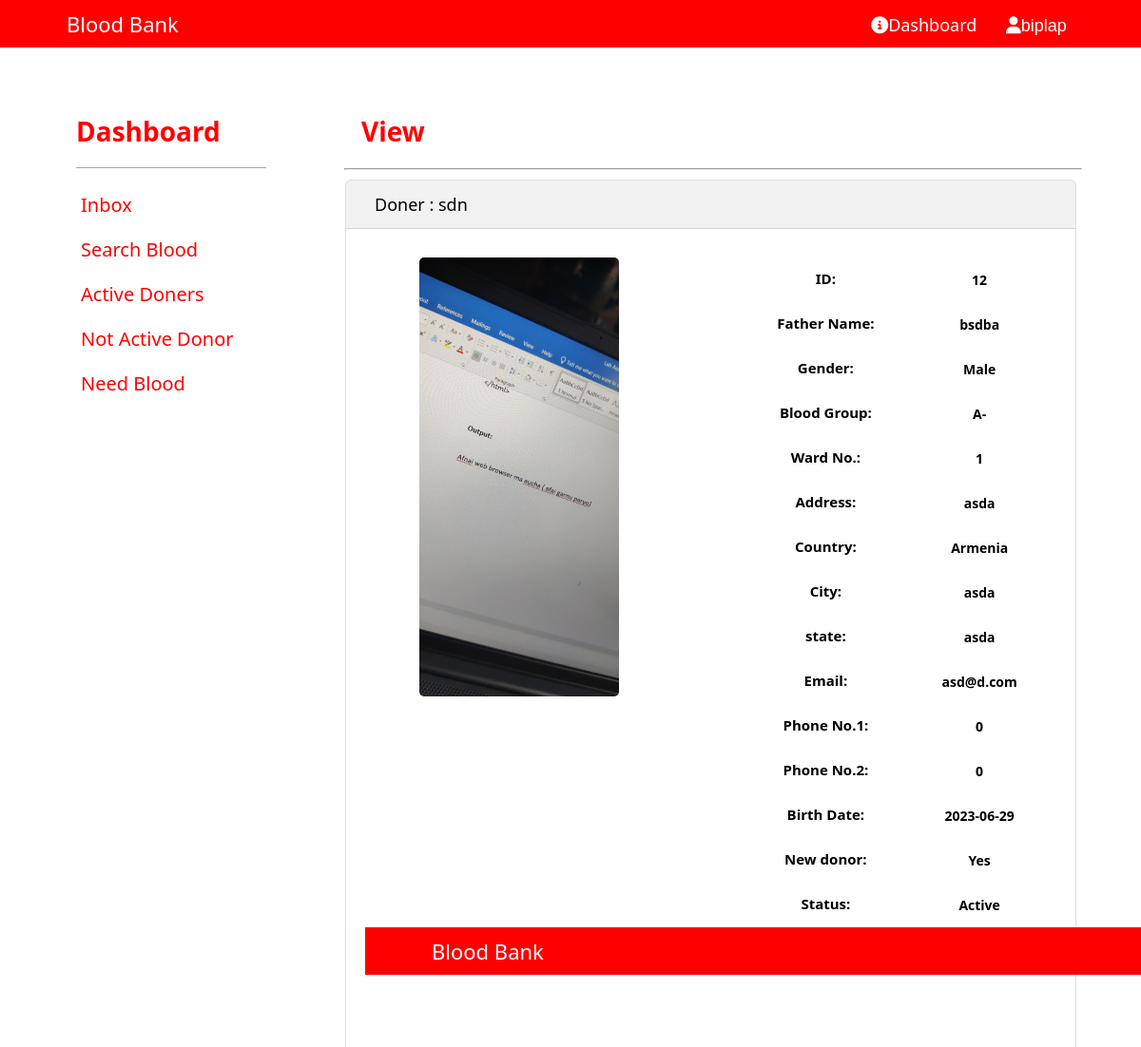
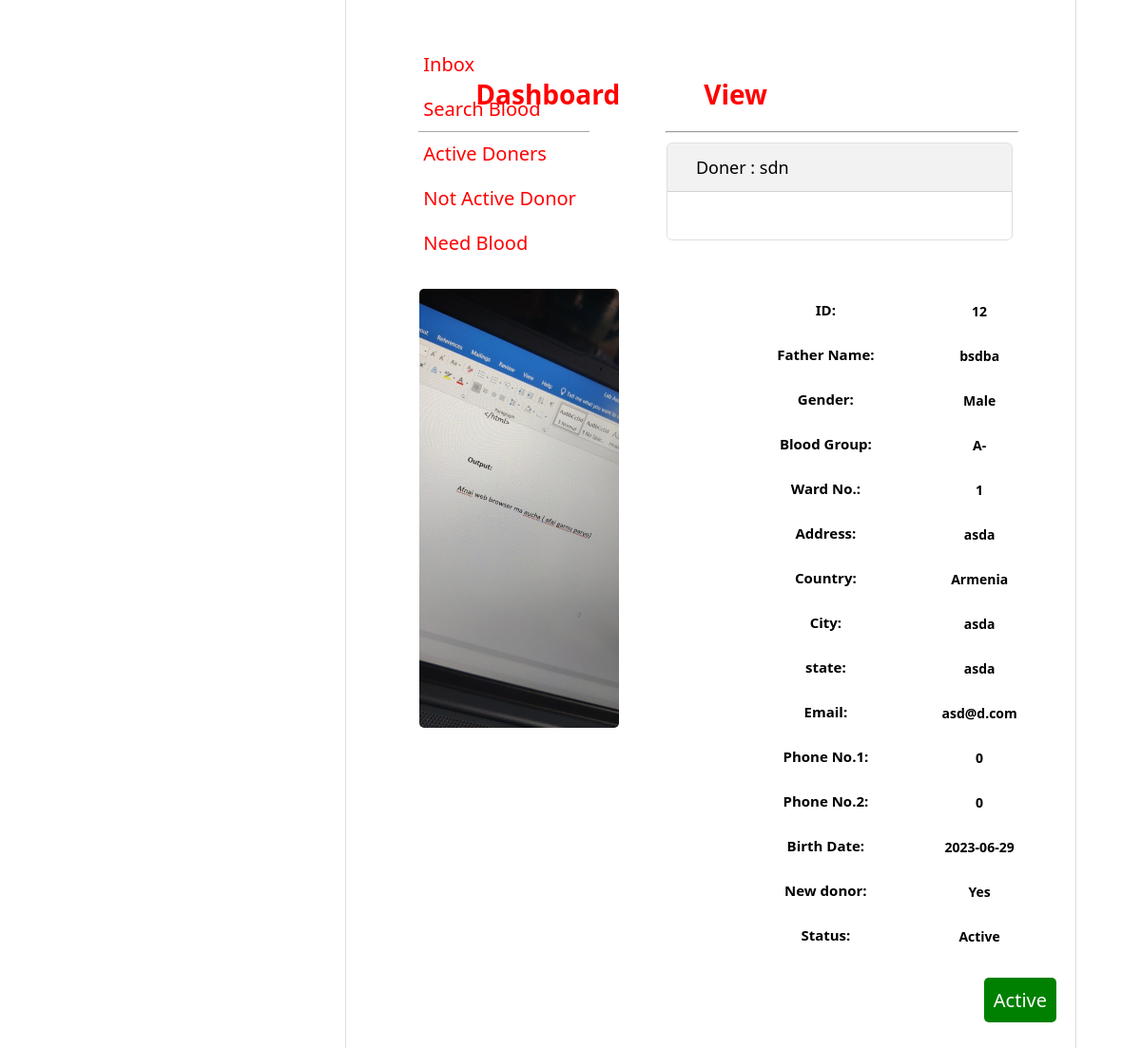
Screenshot of /dust/chatview.php?id=12 (signed in) with the database file from the repository (2 pictures, top to bottom).
### tables this page shows
CREATE TABLE `donors` (
  `id` int(11) NOT NULL,
  `fullname` varchar(100) NOT NULL,
  `fathername` varchar(100) NOT NULL,
  `gender` varchar(100) NOT NULL,
  `bloodgroup` varchar(100) NOT NULL,
  `country` varchar(100) NOT NULL,
  `city` varchar(100) NOT NULL,
  `state` varchar(100) NOT NULL,
  `wardno` int(100) NOT NULL,
  `address` varchar(250) NOT NULL,
  `email` varchar(100) NOT NULL,
  `phone1` int(20) NOT NULL,
  `phone2` int(20) NOT NULL,
  `birthdate` date NOT NULL,
  `newdonor` varchar(100) NOT NULL,
  `photo` varchar(100) NOT NULL,
  `ihaveread` varchar(100) NOT NULL,
  `iagree` varchar(100) NOT NULL,
  `status` varchar(100) NOT NULL
);

### dust/chatview.php (the view, shortened to what this page needs)
<?php
 include "../header/header.php";
include "../admin/admin.php";
include "../database/dbConnect.php";
$id=$_GET["id"];
$q="SELECT * FROM `donors` WHERE id=$id";
$result=mysqli_query($con,$q);
$row=mysqli_fetch_array($result,MYSQLI_ASSOC);
$photo=$row['photo'];
?>
<div class="adminContent">
    <h1>View </h1>
    <hr>
    <div class="main-content">
        <div class="title"><?php echo "Doner : "  . $row ["fullname"];?></div>
        <div class="content">
        </div>
        <div class="viewitem">
            <div class="viewitemsbox">
                <div> <img class="responsive" width="200px" src="../img/donor_images/<?php echo $photo ?>" alt="Image"
                        srcset=""></div>
            </div>
            <div class="viewitemsbox">
                <div class="viewitems">
                    <h2>ID:</h2>
                    <h3><?php echo $row ["id"];?></h3>
                </div>
                <div class="viewitems">
                    <h2>Father Name:</h2>
                    <h3><?php echo $row ["fathername"];?></h3>
                </div>
                <div class="viewitems">
                    <h2>Gender: </h2>
                    <h3><?php echo $row ["gender"];?></h3>
                </div>
                <div class="viewitems">
                    <h2>Blood Group:</h2>
                    <h3><?php echo $row ["bloodgroup"];?></h3>
                </div>
                <div class="viewitems">
                    <h2>Ward No.:</h2>
                    <h3><?php echo $row ["wardno"];?></h3>
                </div>
                <div class="viewitems">
                    <h2>Address:</h2>
                    <h3><?php echo $row ["address"];?></h3>
                </div>
                <div class="viewitems">
                    <h2>Country: </h2>
                    <h3><?php echo $row ["country"];?></h3>
                </div>
                <div class="viewitems">
                    <h2>City: </h2>
                    <h3><?php echo $row ["city"];?></h3>
                </div>
                <div class="viewitems">
                    <h2>state: </h2>
                    <h3><?php echo $row ["state"];?></h3>
                </div>
                <div class="viewitems">
                    <h2>Email:</h2>
                    <h3><?php echo $row ["email"];?></h3>
                </div>
                <div class="viewitems">
                    <h2>Phone No.1: </h2>
                    <h3><?php echo $row ["phone1"];?></h3>
                </div>
                <div class="viewitems">
                    <h2>Phone No.2:</h2>
                    <h3><?php echo $row ["phone2"];?></h3>
                </div>
                <div class="viewitems">
                    <h2>Birth Date: </h2>
                    <h3><?php echo $row ["birthdate"];?></h3>
                </div>
                <div class="viewitems">
                    <h2>New donor: </h2>
                    <h3><?php echo $row ["newdonor"];?></h3>
                </div>
                <div class="viewitems">
                    <h2>Status: </h2>
                    <h3><?php echo $row ["status"];?></h3>
                </div>
            </div>
        </div>
        <div></div><a class="activateviewbtn" href="../Activate/activatedoner.php?id=<?php echo $id;?>">Activate</a>
    </div>
</div>
<?php
include "../header/header.php";
include "../admin/admin.php";
include "../database/dbConnect.php";
$id = $_GET["id"];
$q = "SELECT * FROM `donors` WHERE id=$id";
$result = mysqli_query($con, $q);
$row = mysqli_fetch_array($result, MYSQLI_ASSOC);
$photo = $row['photo'];
$status = $row["status"];
$buttonColor = ($status == "Active") ? "green" : "red";
?>
<div class="adminContent">
    <h1>View </h1>
    <hr>
    <div class="main-content">
        <div class="title"><?php echo "Doner : "  . $row ["fullname"];?></div>
        <div class="content">
        </div>
        <div class="viewitem">
            <div class="viewitemsbox">
                <div> <img class="responsive" width="200px" src="../img/donor_images/<?php echo $photo ?>" alt="Image"
                        srcset=""></div>
            </div>
            <div class="viewitemsbox">
                <div class="viewitems">
                    <h2>ID:</h2>
                    <h3><?php echo $row ["id"];?></h3>
                </div>
                <div class="viewitems">
                    <h2>Father Name:</h2>
                    <h3><?php echo $row ["fathername"];?></h3>
                </div>
                <div class="viewitems">
                    <h2>Gender: </h2>
                    <h3><?php echo $row ["gender"];?></h3>
                </div>
                <div class="viewitems">
                    <h2>Blood Group:</h2>
                    <h3><?php echo $row ["bloodgroup"];?></h3>
                </div>
                <div class="viewitems">
                    <h2>Ward No.:</h2>
                    <h3><?php echo $row ["wardno"];?></h3>
                </div>
                <div class="viewitems">
                    <h2>Address:</h2>
                    <h3><?php echo $row ["address"];?></h3>
                </div>
                <div class="viewitems">
                    <h2>Country: </h2>
                    <h3><?php echo $row ["country"];?></h3>
                </div>
                <div class="viewitems">
                    <h2>City: </h2>
                    <h3><?php echo $row ["city"];?></h3>
                </div>
                <div class="viewitems">
                    <h2>state: </h2>
                    <h3><?php echo $row ["state"];?></h3>
                </div>
                <div class="viewitems">
                    <h2>Email:</h2>
                    <h3><?php echo $row ["email"];?></h3>
                </div>
                <div class="viewitems">
                    <h2>Phone No.1: </h2>
                    <h3><?php echo $row ["phone1"];?></h3>
                </div>
                <div class="viewitems">
                    <h2>Phone No.2:</h2>
                    <h3><?php echo $row ["phone2"];?></h3>
                </div>
                <div class="viewitems">
                    <h2>Birth Date: </h2>
                    <h3><?php echo $row ["birthdate"];?></h3>
                </div>
                <div class="viewitems">
                    <h2>New donor: </h2>
                    <h3><?php echo $row ["newdonor"];?></h3>
                </div>
                <div class="viewitems">
                    <h2>Status: </h2>
                    <h3><?php echo $row ["status"];?></h3>
                </div>
            </div>
        </div>
        <?php if ($status == 'Active') : ?>
        <a class="activateviewbtn" style="background-color: <?php echo $buttonColor; ?>"
            href="../Activate/pending.php?id=<?php echo $id; ?>"><?php echo ucfirst($status); ?></a>
        <?php else : ?>
        <a class="activateviewbtn" style="background-color: <?php echo $buttonColor; ?>"
            href="../Activate/activatedoner.php?id=<?php echo $id; ?>"><?php echo ucfirst($status); ?></a>
        <?php endif; ?>
    </div>
</div>
</div>

### header/header.php (shortened to what this page needs)
<?php
$username="NO user";
if (!isset($_SESSION['username'])){
    $_SESSION['errorMsg']="You are not logged in";
    header("location:../login/loginForm.php");
}else{
    $username=$_SESSION['username'];
}
?>
<!DOCTYPE html>
<html lang="en">
<head>
</head>
<link rel="stylesheet" href="../style.css?v=<?php echo Time()?>" />
<link rel="stylesheet" href="../css/font-awesome_all.min.css" />
<link rel="stylesheet" href="https://cdnjs.cloudflare.com/ajax/libs/font-awesome/6.4.0/css/all.min.css" />
<link rel="stylesheet" href="https://cdnjs.cloudflare.com/ajax/libs/font-awesome/5.7.0/css/solid.min.css" />
<body>
    <div class="nav">
        <div class="nav-header">
            <div class="nav-title">Blood Bank</div>
        </div>
        <div class="nav-links">
            <li> <a href="../displaydata/displaymessage.php"><i class="fa-solid fa-circle-info"></i>Dashboard</a></li>
            <li class="hideList">
                <div class="dropdown">
                    <button class="dropdown_button"><i class="fa-solid fa-user"></i><?php echo $username?></button>
                </div>
            </li>
        </div>
    </div>

### admin/admin.php
<div class="dashboard">
    <div class="sidebar">
        <h1><a href="../displaydata/displaymessage.php">Dashboard</a></h1>
        <hr>
        <ul>
            <li><a href="../displaydata/displaymessage.php">Inbox</a></li>
            <li><a href="../searchDonor/searchdonor.php">Search Blood</a></li>
            <li><a href="../displaydata/activedonor.php">Active Doners</a></li>
            <li><a href="../displaydata/donordisplay.php">Not Active Donor</a></li>
            <li><a href="../displaydata/needblooddisplay.php">Need Blood</a></li>
        </ul>
    </div>

### style.css (style rules this page uses)
body { margin: 0px; font-family: "segoe ui"; }
.nav { height: 50px; width: 100%; background-color: #ff0000; position: fixed; }
.nav > .nav-header { display: inline; margin: 0% 5%; }
.nav > .nav-header > .nav-title { display: inline-block; font-size: 22px; color: #fff; padding: 10px; font-weight: 400; cursor: pointer; }
.nav > .nav-links { display: inline; margin-right: 5%; float: right; font-size: 18px; }
.nav > .nav-links > li { display: inline-block; padding: 0; list-style: none; }
.nav-links li>a { display: inline-block; text-decoration: none; color: white; padding: 13px 8px; text-align: center; align-items: center; }
.dropdown_button { background-color: rgba(0, 0, 0, 0.667); padding: 13px 8px; width: 100px; margin-top: 2px; height: 50px; visibility: visible; }
.nav-links li .dropdown_button { text-align: center; padding: 1px; align-items: center; left: 0; }
.dropdown_button { border:none; color: white; background: none; font-size:18px; cursor:pointer; }
.main-content { box-sizing: border-box; margin: 100px 5% 0 5%; width: calc(90% - 5px); border: 1px solid rgba(0,0,0,0.125); border-radius: 6px; height: auto; display: inline-block; overflow: auto; white-space: nowrap; }
.main-content .content { padding: 20px; }
.title { padding: 13px 30px; background-color:rgba(0,0,0,0.05); color:#000000; font-size: large; margin-bottom: 10px; width: calc(100% -5px); max-width:1500px; border-bottom:1px solid rgba(0,0,0,0.125); }
.dashboard { display: flex; margin: 0 5%; width: 95%; }
.sidebar { margin-top: 80px; width:200px; padding: 20px; }
.sidebar h1 { font-size: 28px; text-align: start; }
.sidebar h1 a { text-decoration: none; color: red; }
.sidebar hr { border: none; border-top: 1px solid #a7a6a6; margin-bottom: 20px; margin-left: 0; }
.sidebar ul { list-style-type: none; padding: 0; margin: 0; }
.sidebar ul li { margin-bottom: 10px; text-align: start; }
.sidebar ul a { display: block; cursor: pointer; padding: 5px; width: 100%; font-size: 20px; border-radius: 5px; text-align: start; text-decoration: none; color: red; font-weight: 500; }
.adminContent { margin-top: 80px; height: auto; width: 100%; max-width: 1800px; flex: 1; padding: 20px; overflow: scroll; }
.adminContent h1 { margin-bottom: 20px; font-size: 28px; text-align: start; color: red; margin-left: 60px; }
.adminContent hr { margin-bottom:-90px; width: 90%; }
.viewitem { display: flex; flex-wrap: wrap; gap: 5rem; }
.viewitemsbox { flex:1 1 20rem; position: relative; z-index: -1; }
.responsive { width: 65%; display: flex; margin: 0 auto; align-content: center; object-fit: fill; border-radius: 5px; border-color: 2px red solid; }
.viewitems { display: flex; padding: 0; text-align: center; }
.viewitems h2 { padding: 0; flex: 1; font-size: 15px; }
.viewitems h3 { padding: 0; flex: 1; font-size: 14px; }
.activateviewbtn { display: flex; flex-direction: row; float: right; margin:20px auto; justify-content:center; text-align: center; padding: 10px; font-size: 20px; align-items: center; border-radius: 5px; color: white; text-decoration: none; cursor: pointer; }

### rows the page displays
donors: fullname "sdn", photo (picture), id "12", fathername "bsdba", gender "Male", bloodgroup "A-", wardno "1", address "asda", country "Armenia", city "asda", state "asda", email "asd@d.com", phone1 "0", phone2 "0", birthdate "2023-06-29", newdonor "Yes", status "Active"

### other values shown
$username "biplap"
